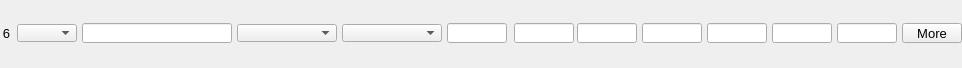
    <widget class="PyDMFrame" name="composite_5">
      <property name="geometry">
        <rect>
          <x>8</x>
          <y>451</y>
          <width>962</width>
          <height>68</height>
        </rect>
      </property>
      <widget class="PyDMEnumComboBox" name="menu_15">
        <property name="geometry">
          <rect>
            <x>17</x>
            <y>24</y>
            <width>60</width>
            <height>18</height>
          </rect>
        </property>
        <property name="toolTip">
          <string>${P}${O6}Use</string>
        </property>
        <property name="channel" stdset="0">
          <string>ca://${P}${O6}Use</string>
        </property>
        <property name="font" stdset="0">
          <font>
            <pointsize>10</pointsize>
          </font>
        </property>
        <property name="styleSheet">
          <string notr="true">PyDMEnumComboBox#menu_15 {
  color: rgb(0, 0, 0);
  background-color: rgb(115, 223, 255);
  }</string>
        </property>
      </widget>
      <widget class="PyDMLabel" name="text_update_55">
        <property name="geometry">
          <rect>
            <x>17</x>
            <y>0</y>
            <width>60</width>
            <height>18</height>
          </rect>
        </property>
        <property name="toolTip">
          <string>PV: ${P}${O6}Use_RBV</string>
        </property>
        <property name="channel" stdset="0">
          <string>ca://${P}${O6}Use_RBV</string>
        </property>
        <property name="font" stdset="0">
          <font>
            <pointsize>10</pointsize>
          </font>
        </property>
        <property name="alignment">
          <set>Qt::AlignCenter</set>
        </property>
        <property name="textInteractionFlags">
          <set>Qt::TextSelectableByKeyboard|Qt::TextSelectableByMouse</set>
        </property>
        <property name="styleSheet">
          <string notr="true">PyDMLabel#text_update_55 {
  color: rgb(10, 0, 184);
  background-color: rgb(70, 70, 70);
  }</string>
        </property>
      </widget>
      <widget class="PyDMLineEdit" name="text_entry_40">
        <property name="geometry">
          <rect>
            <x>82</x>
            <y>23</y>
            <width>150</width>
            <height>20</height>
          </rect>
        </property>
        <property name="channel" stdset="0">
          <string>ca://${P}${O6}Name</string>
        </property>
        <property name="toolTip">
          <string>${P}${O6}Name</string>
        </property>
        <property name="font" stdset="0">
          <font>
            <pointsize>10</pointsize>
          </font>
        </property>
        <property name="styleSheet">
          <string notr="true">PyDMLineEdit#text_entry_40 {
  color: rgb(0, 0, 0);
  background-color: rgb(115, 223, 255);
  border: 1px solid black;
  margin: 0px;
  padding: 0px;
  spacing: 0px;
  }</string>
        </property>
      </widget>
      <widget class="PyDMLabel" name="text_update_56">
        <property name="geometry">
          <rect>
            <x>82</x>
            <y>0</y>
            <width>150</width>
            <height>18</height>
          </rect>
        </property>
        <property name="toolTip">
          <string>PV: ${P}${O6}Name_RBV</string>
        </property>
        <property name="channel" stdset="0">
          <string>ca://${P}${O6}Name_RBV</string>
        </property>
        <property name="font" stdset="0">
          <font>
            <pointsize>10</pointsize>
          </font>
        </property>
        <property name="alignment">
          <set>Qt::AlignCenter</set>
        </property>
        <property name="textInteractionFlags">
          <set>Qt::TextSelectableByKeyboard|Qt::TextSelectableByMouse</set>
        </property>
        <property name="styleSheet">
          <string notr="true">PyDMLabel#text_update_56 {
  color: rgb(10, 0, 184);
  background-color: rgb(187, 187, 187);
  }</string>
        </property>
      </widget>
      <widget class="PyDMEnumComboBox" name="menu_16">
        <property name="geometry">
          <rect>
            <x>237</x>
            <y>24</y>
            <width>100</width>
            <height>18</height>
          </rect>
        </property>
        <property name="toolTip">
          <string>${P}${O6}Shape</string>
        </property>
        <property name="channel" stdset="0">
          <string>ca://${P}${O6}Shape</string>
        </property>
        <property name="font" stdset="0">
          <font>
            <pointsize>10</pointsize>
          </font>
        </property>
        <property name="styleSheet">
          <string notr="true">PyDMEnumComboBox#menu_16 {
  color: rgb(0, 0, 0);
  background-color: rgb(115, 223, 255);
  }</string>
        </property>
      </widget>
      <widget class="PyDMLabel" name="text_update_57">
        <property name="geometry">
          <rect>
            <x>237</x>
            <y>0</y>
            <width>100</width>
            <height>18</height>
          </rect>
        </property>
        <property name="toolTip">
          <string>PV: ${P}${O6}Shape_RBV</string>
        </property>
        <property name="channel" stdset="0">
          <string>ca://${P}${O6}Shape_RBV</string>
        </property>
        <property name="font" stdset="0">
          <font>
            <pointsize>10</pointsize>
          </font>
        </property>
        <property name="alignment">
          <set>Qt::AlignCenter</set>
        </property>
        <property name="textInteractionFlags">
          <set>Qt::TextSelectableByKeyboard|Qt::TextSelectableByMouse</set>
        </property>
        <property name="styleSheet">
          <string notr="true">PyDMLabel#text_update_57 {
  color: rgb(10, 0, 184);
  background-color: rgb(187, 187, 187);
  }</string>
        </property>
      </widget>
      <widget class="PyDMEnumComboBox" name="menu_17">
        <property name="geometry">
          <rect>
            <x>342</x>
            <y>24</y>
            <width>100</width>
            <height>18</height>
          </rect>
        </property>
        <property name="toolTip">
          <string>${P}${O6}DrawMode</string>
        </property>
        <property name="channel" stdset="0">
          <string>ca://${P}${O6}DrawMode</string>
        </property>
        <property name="font" stdset="0">
          <font>
            <pointsize>10</pointsize>
          </font>
        </property>
        <property name="styleSheet">
          <string notr="true">PyDMEnumComboBox#menu_17 {
  color: rgb(0, 0, 0);
  background-color: rgb(115, 223, 255);
  }</string>
        </property>
      </widget>
      <widget class="PyDMLabel" name="text_update_58">
        <property name="geometry">
          <rect>
            <x>342</x>
            <y>0</y>
            <width>100</width>
            <height>18</height>
          </rect>
        </property>
        <property name="toolTip">
          <string>PV: ${P}${O6}DrawMode_RBV</string>
        </property>
        <property name="channel" stdset="0">
          <string>ca://${P}${O6}DrawMode_RBV</string>
        </property>
        <property name="font" stdset="0">
          <font>
            <pointsize>10</pointsize>
          </font>
        </property>
        <property name="alignment">
          <set>Qt::AlignCenter</set>
        </property>
        <property name="textInteractionFlags">
          <set>Qt::TextSelectableByKeyboard|Qt::TextSelectableByMouse</set>
        </property>
        <property name="styleSheet">
          <string notr="true">PyDMLabel#text_update_58 {
  color: rgb(10, 0, 184);
  background-color: rgb(187, 187, 187);
  }</string>
        </property>
      </widget>
      <widget class="PyDMLineEdit" name="text_entry_41">
        <property name="geometry">
          <rect>
            <x>514</x>
            <y>23</y>
            <width>60</width>
            <height>20</height>
          </rect>
        </property>
        <property name="channel" stdset="0">
          <string>ca://${P}${O6}Green</string>
        </property>
        <property name="toolTip">
          <string>${P}${O6}Green</string>
        </property>
        <property name="font" stdset="0">
          <font>
            <pointsize>10</pointsize>
          </font>
        </property>
        <property name="styleSheet">
          <string notr="true">PyDMLineEdit#text_entry_41 {
  color: rgb(0, 0, 0);
  background-color: rgb(115, 223, 255);
  border: 1px solid black;
  margin: 0px;
  padding: 0px;
  spacing: 0px;
  }</string>
        </property>
      </widget>
      <widget class="PyDMLabel" name="text_update_59">
        <property name="geometry">
          <rect>
            <x>514</x>
            <y>0</y>
            <width>60</width>
            <height>18</height>
          </rect>
        </property>
        <property name="toolTip">
          <string>PV: ${P}${O6}Green_RBV</string>
        </property>
        <property name="channel" stdset="0">
          <string>ca://${P}${O6}Green_RBV</string>
        </property>
        <property name="font" stdset="0">
          <font>
            <pointsize>10</pointsize>
          </font>
        </property>
        <property name="alignment">
          <set>Qt::AlignCenter</set>
        </property>
        <property name="textInteractionFlags">
          <set>Qt::TextSelectableByKeyboard|Qt::TextSelectableByMouse</set>
        </property>
        <property name="styleSheet">
          <string notr="true">PyDMLabel#text_update_59 {
  color: rgb(10, 0, 184);
  background-color: rgb(187, 187, 187);
  }</string>
        </property>
      </widget>
      <widget class="PyDMLineEdit" name="text_entry_42">
        <property name="geometry">
          <rect>
            <x>577</x>
            <y>23</y>
            <width>60</width>
            <height>20</height>
          </rect>
        </property>
        <property name="channel" stdset="0">
          <string>ca://${P}${O6}Blue</string>
        </property>
        <property name="toolTip">
          <string>${P}${O6}Blue</string>
        </property>
        <property name="font" stdset="0">
          <font>
            <pointsize>10</pointsize>
          </font>
        </property>
        <property name="styleSheet">
          <string notr="true">PyDMLineEdit#text_entry_42 {
  color: rgb(0, 0, 0);
  background-color: rgb(115, 223, 255);
  border: 1px solid black;
  margin: 0px;
  padding: 0px;
  spacing: 0px;
  }</string>
        </property>
      </widget>
      <widget class="PyDMLabel" name="text_update_60">
        <property name="geometry">
          <rect>
            <x>577</x>
            <y>0</y>
            <width>60</width>
            <height>18</height>
          </rect>
        </property>
        <property name="toolTip">
          <string>PV: ${P}${O6}Blue_RBV</string>
        </property>
        <property name="channel" stdset="0">
          <string>ca://${P}${O6}Blue_RBV</string>
        </property>
        <property name="font" stdset="0">
          <font>
            <pointsize>10</pointsize>
          </font>
        </property>
        <property name="alignment">
          <set>Qt::AlignCenter</set>
        </property>
        <property name="textInteractionFlags">
          <set>Qt::TextSelectableByKeyboard|Qt::TextSelectableByMouse</set>
        </property>
        <property name="styleSheet">
          <string notr="true">PyDMLabel#text_update_60 {
  color: rgb(10, 0, 184);
  background-color: rgb(187, 187, 187);
  }</string>
        </property>
      </widget>
      <widget class="PyDMSlider" name="valuator_20">
        <property name="geometry">
          <rect>
            <x>642</x>
            <y>48</y>
            <width>60</width>
            <height>20</height>
          </rect>
        </property>
        <property name="channel" stdset="0">
          <string>ca://${P}${O6}PositionX</string>
        </property>
        <property name="toolTip">
          <string>${P}${O6}PositionX</string>
        </property>
        <property name="orientation" stdset="0">
          <string>Qt::Horizontal</string>
        </property>
        <property name="showLimitLabels" stdset="0">
          <bool>true</bool>
        </property>
        <property name="showValueLabel" stdset="0">
          <bool>false</bool>
        </property>
        <property name="showUnits" stdset="0">
          <bool>false</bool>
        </property>
        <property name="tickPosition" stdset="0">
          <enum>QSlider::NoTicks</enum>
        </property>
        <property name="precision" stdset="0">
          <number>1</number>
        </property>
        <property name="styleSheet">
          <string notr="true">PyDMSlider#valuator_20 {
  color: rgb(0, 0, 0);
  background-color: rgb(115, 223, 255);
  }</string>
        </property>
      </widget>
      <widget class="PyDMLineEdit" name="text_entry_43">
        <property name="geometry">
          <rect>
            <x>642</x>
            <y>23</y>
            <width>60</width>
            <height>20</height>
          </rect>
        </property>
        <property name="channel" stdset="0">
          <string>ca://${P}${O6}PositionX</string>
        </property>
        <property name="toolTip">
          <string>${P}${O6}PositionX</string>
        </property>
        <property name="font" stdset="0">
          <font>
            <pointsize>10</pointsize>
          </font>
        </property>
        <property name="styleSheet">
          <string notr="true">PyDMLineEdit#text_entry_43 {
  color: rgb(0, 0, 0);
  background-color: rgb(115, 223, 255);
  border: 1px solid black;
  margin: 0px;
  padding: 0px;
  spacing: 0px;
  }</string>
        </property>
      </widget>
      <widget class="PyDMLabel" name="text_update_61">
        <property name="geometry">
          <rect>
            <x>642</x>
            <y>0</y>
            <width>60</width>
            <height>18</height>
          </rect>
        </property>
        <property name="toolTip">
          <string>PV: ${P}${O6}PositionX_RBV</string>
        </property>
        <property name="channel" stdset="0">
          <string>ca://${P}${O6}PositionX_RBV</string>
        </property>
        <property name="font" stdset="0">
          <font>
            <pointsize>10</pointsize>
          </font>
        </property>
        <property name="alignment">
          <set>Qt::AlignCenter</set>
        </property>
        <property name="textInteractionFlags">
          <set>Qt::TextSelectableByKeyboard|Qt::TextSelectableByMouse</set>
        </property>
        <property name="styleSheet">
          <string notr="true">PyDMLabel#text_update_61 {
  color: rgb(10, 0, 184);
  background-color: rgb(187, 187, 187);
  }</string>
        </property>
      </widget>
      <widget class="PyDMSlider" name="valuator_21">
        <property name="geometry">
          <rect>
            <x>707</x>
            <y>48</y>
            <width>60</width>
            <height>20</height>
          </rect>
        </property>
        <property name="channel" stdset="0">
          <string>ca://${P}${O6}SizeX</string>
        </property>
        <property name="toolTip">
          <string>${P}${O6}SizeX</string>
        </property>
        <property name="orientation" stdset="0">
          <string>Qt::Horizontal</string>
        </property>
        <property name="showLimitLabels" stdset="0">
          <bool>true</bool>
        </property>
        <property name="showValueLabel" stdset="0">
          <bool>false</bool>
        </property>
        <property name="showUnits" stdset="0">
          <bool>false</bool>
        </property>
        <property name="tickPosition" stdset="0">
          <enum>QSlider::NoTicks</enum>
        </property>
        <property name="precision" stdset="0">
          <number>1</number>
        </property>
        <property name="styleSheet">
          <string notr="true">PyDMSlider#valuator_21 {
  color: rgb(0, 0, 0);
  background-color: rgb(115, 223, 255);
  }</string>
        </property>
      </widget>
      <widget class="PyDMLineEdit" name="text_entry_44">
        <property name="geometry">
          <rect>
            <x>707</x>
            <y>23</y>
            <width>60</width>
            <height>20</height>
          </rect>
        </property>
        <property name="channel" stdset="0">
          <string>ca://${P}${O6}SizeX</string>
        </property>
        <property name="toolTip">
          <string>${P}${O6}SizeX</string>
        </property>
        <property name="font" stdset="0">
          <font>
            <pointsize>10</pointsize>
          </font>
        </property>
        <property name="styleSheet">
          <string notr="true">PyDMLineEdit#text_entry_44 {
  color: rgb(0, 0, 0);
  background-color: rgb(115, 223, 255);
  border: 1px solid black;
  margin: 0px;
  padding: 0px;
  spacing: 0px;
  }</string>
        </property>
      </widget>
      <widget class="PyDMLabel" name="text_update_62">
        <property name="geometry">
          <rect>
            <x>707</x>
            <y>0</y>
            <width>60</width>
            <height>18</height>
          </rect>
        </property>
        <property name="toolTip">
          <string>PV: ${P}${O6}SizeX_RBV</string>
        </property>
        <property name="channel" stdset="0">
          <string>ca://${P}${O6}SizeX_RBV</string>
        </property>
        <property name="font" stdset="0">
          <font>
            <pointsize>10</pointsize>
          </font>
        </property>
        <property name="alignment">
          <set>Qt::AlignCenter</set>
        </property>
        <property name="textInteractionFlags">
          <set>Qt::TextSelectableByKeyboard|Qt::TextSelectableByMouse</set>
        </property>
        <property name="styleSheet">
          <string notr="true">PyDMLabel#text_update_62 {
  color: rgb(10, 0, 184);
  background-color: rgb(187, 187, 187);
  }</string>
        </property>
      </widget>
      <widget class="PyDMSlider" name="valuator_22">
        <property name="geometry">
          <rect>
            <x>772</x>
            <y>48</y>
            <width>60</width>
            <height>20</height>
          </rect>
        </property>
        <property name="channel" stdset="0">
          <string>ca://${P}${O6}PositionY</string>
        </property>
        <property name="toolTip">
          <string>${P}${O6}PositionY</string>
        </property>
        <property name="orientation" stdset="0">
          <string>Qt::Horizontal</string>
        </property>
        <property name="showLimitLabels" stdset="0">
          <bool>true</bool>
        </property>
        <property name="showValueLabel" stdset="0">
          <bool>false</bool>
        </property>
        <property name="showUnits" stdset="0">
          <bool>false</bool>
        </property>
        <property name="tickPosition" stdset="0">
          <enum>QSlider::NoTicks</enum>
        </property>
        <property name="precision" stdset="0">
          <number>1</number>
        </property>
        <property name="styleSheet">
          <string notr="true">PyDMSlider#valuator_22 {
  color: rgb(0, 0, 0);
  background-color: rgb(115, 223, 255);
  }</string>
        </property>
      </widget>
      <widget class="PyDMLineEdit" name="text_entry_45">
        <property name="geometry">
          <rect>
            <x>772</x>
            <y>23</y>
            <width>60</width>
            <height>20</height>
          </rect>
        </property>
        <property name="channel" stdset="0">
          <string>ca://${P}${O6}PositionY</string>
        </property>
        <property name="toolTip">
          <string>${P}${O6}PositionY</string>
        </property>
        <property name="font" stdset="0">
          <font>
            <pointsize>10</pointsize>
          </font>
        </property>
        <property name="styleSheet">
          <string notr="true">PyDMLineEdit#text_entry_45 {
  color: rgb(0, 0, 0);
  background-color: rgb(115, 223, 255);
  border: 1px solid black;
  margin: 0px;
  padding: 0px;
  spacing: 0px;
  }</string>
        </property>
      </widget>
      <widget class="PyDMLabel" name="text_update_63">
        <property name="geometry">
          <rect>
            <x>772</x>
            <y>0</y>
            <width>60</width>
            <height>18</height>
          </rect>
        </property>
        <property name="toolTip">
          <string>PV: ${P}${O6}PositionY_RBV</string>
        </property>
        <property name="channel" stdset="0">
          <string>ca://${P}${O6}PositionY_RBV</string>
        </property>
        <property name="font" stdset="0">
          <font>
            <pointsize>10</pointsize>
          </font>
        </property>
        <property name="alignment">
          <set>Qt::AlignCenter</set>
        </property>
        <property name="textInteractionFlags">
          <set>Qt::TextSelectableByKeyboard|Qt::TextSelectableByMouse</set>
        </property>
        <property name="styleSheet">
          <string notr="true">PyDMLabel#text_update_63 {
  color: rgb(10, 0, 184);
  background-color: rgb(187, 187, 187);
  }</string>
        </property>
      </widget>
      <widget class="PyDMSlider" name="valuator_23">
        <property name="geometry">
          <rect>
            <x>837</x>
            <y>48</y>
            <width>60</width>
            <height>20</height>
          </rect>
        </property>
        <property name="channel" stdset="0">
          <string>ca://${P}${O6}SizeY</string>
        </property>
        <property name="toolTip">
          <string>${P}${O6}SizeY</string>
        </property>
        <property name="orientation" stdset="0">
          <string>Qt::Horizontal</string>
        </property>
        <property name="showLimitLabels" stdset="0">
          <bool>true</bool>
        </property>
        <property name="showValueLabel" stdset="0">
          <bool>false</bool>
        </property>
        <property name="showUnits" stdset="0">
          <bool>false</bool>
        </property>
        <property name="tickPosition" stdset="0">
          <enum>QSlider::NoTicks</enum>
        </property>
        <property name="precision" stdset="0">
          <number>1</number>
        </property>
        <property name="styleSheet">
          <string notr="true">PyDMSlider#valuator_23 {
  color: rgb(0, 0, 0);
  background-color: rgb(115, 223, 255);
  }</string>
        </property>
      </widget>
      <widget class="PyDMLineEdit" name="text_entry_46">
        <property name="geometry">
          <rect>
            <x>837</x>
            <y>23</y>
            <width>60</width>
            <height>20</height>
          </rect>
        </property>
        <property name="channel" stdset="0">
          <string>ca://${P}${O6}SizeY</string>
        </property>
        <property name="toolTip">
          <string>${P}${O6}SizeY</string>
        </property>
        <property name="font" stdset="0">
          <font>
            <pointsize>10</pointsize>
          </font>
        </property>
        <property name="styleSheet">
          <string notr="true">PyDMLineEdit#text_entry_46 {
  color: rgb(0, 0, 0);
  background-color: rgb(115, 223, 255);
  border: 1px solid black;
  margin: 0px;
  padding: 0px;
  spacing: 0px;
  }</string>
        </property>
      </widget>
      <widget class="PyDMLabel" name="text_update_64">
        <property name="geometry">
          <rect>
            <x>837</x>
            <y>0</y>
            <width>60</width>
            <height>18</height>
          </rect>
        </property>
        <property name="toolTip">
          <string>PV: ${P}${O6}SizeY_RBV</string>
        </property>
        <property name="channel" stdset="0">
          <string>ca://${P}${O6}SizeY_RBV</string>
        </property>
        <property name="font" stdset="0">
          <font>
            <pointsize>10</pointsize>
          </font>
        </property>
        <property name="alignment">
          <set>Qt::AlignCenter</set>
        </property>
        <property name="textInteractionFlags">
          <set>Qt::TextSelectableByKeyboard|Qt::TextSelectableByMouse</set>
        </property>
        <property name="styleSheet">
          <string notr="true">PyDMLabel#text_update_64 {
  color: rgb(10, 0, 184);
  background-color: rgb(187, 187, 187);
  }</string>
        </property>
      </widget>
      <widget class="PyDMLineEdit" name="text_entry_47">
        <property name="geometry">
          <rect>
            <x>447</x>
            <y>23</y>
            <width>60</width>
            <height>20</height>
          </rect>
        </property>
        <property name="channel" stdset="0">
          <string>ca://${P}${O6}Red</string>
        </property>
        <property name="toolTip">
          <string>${P}${O6}Red</string>
        </property>
        <property name="font" stdset="0">
          <font>
            <pointsize>10</pointsize>
          </font>
        </property>
        <property name="styleSheet">
          <string notr="true">PyDMLineEdit#text_entry_47 {
  color: rgb(0, 0, 0);
  background-color: rgb(115, 223, 255);
  border: 1px solid black;
  margin: 0px;
  padding: 0px;
  spacing: 0px;
  }</string>
        </property>
      </widget>
      <widget class="PyDMLabel" name="text_update_65">
        <property name="geometry">
          <rect>
            <x>447</x>
            <y>0</y>
            <width>60</width>
            <height>18</height>
          </rect>
        </property>
        <property name="toolTip">
          <string>PV: ${P}${O6}Red_RBV</string>
        </property>
        <property name="channel" stdset="0">
          <string>ca://${P}${O6}Red_RBV</string>
        </property>
        <property name="font" stdset="0">
          <font>
            <pointsize>10</pointsize>
          </font>
        </property>
        <property name="alignment">
          <set>Qt::AlignCenter</set>
        </property>
        <property name="textInteractionFlags">
          <set>Qt::TextSelectableByKeyboard|Qt::TextSelectableByMouse</set>
        </property>
        <property name="styleSheet">
          <string notr="true">PyDMLabel#text_update_65 {
  color: rgb(10, 0, 184);
  background-color: rgb(187, 187, 187);
  }</string>
        </property>
      </widget>
      <widget class="QLabel" name="text_20">
        <property name="geometry">
          <rect>
            <x>0</x>
            <y>23</y>
            <width>10</width>
            <height>20</height>
          </rect>
        </property>
        <property name="text">
          <string>6</string>
        </property>
        <property name="font" stdset="0">
          <font>
            <pointsize>10</pointsize>
          </font>
        </property>
        <property name="brush" stdset="0">
          <brush brushstyle="SolidPattern">
            <color alpha="255">
              <red>0</red>
              <green>0</green>
              <blue>0</blue>
            </color>
          </brush>
        </property>
        <property name="toolTip">
          <string>text_20</string>
        </property>
        <property name="alignment">
          <set>Qt::AlignRight|Qt::AlignTrailing|Qt::AlignVCenter</set>
        </property>
        <property name="styleSheet">
          <string notr="true">QLabel#text_20 {
  color: rgb(0, 0, 0);
  }</string>
        </property>
      </widget>
      <widget class="PyDMRelatedDisplayButton" name="related_display_5">
        <property name="geometry">
          <rect>
            <x>902</x>
            <y>23</y>
            <width>60</width>
            <height>20</height>
          </rect>
        </property>
        <property name="toolTip">
          <string>More</string>
        </property>
        <property name="text">
          <string>More</string>
        </property>
        <property name="showIcon" stdset="0">
          <bool>true</bool>
        </property>
        <property name="font" stdset="0">
          <font>
            <pointsize>10</pointsize>
          </font>
        </property>
        <property name="styleSheet">
          <string notr="true">PyDMRelatedDisplayButton#related_display_5 {
  color: rgb(0, 0, 0);
  background-color: rgb(115, 223, 255);
  }</string>
        </property>
        <property name="titles" stdset="0">
          <stringlist>
            <string>Full Overlay</string>
          </stringlist>
        </property>
        <property name="filenames" stdset="0">
          <stringlist>
            <string>OverlayN_V24.ui</string>
          </stringlist>
        </property>
        <property name="macros" stdset="0">
          <stringlist>
            <string>P=${P}, R=${O6}</string>
          </stringlist>
        </property>
        <property name="openInNewWindow" stdset="0">
          <bool>true</bool>
        </property>
      </widget>
    </widget>
